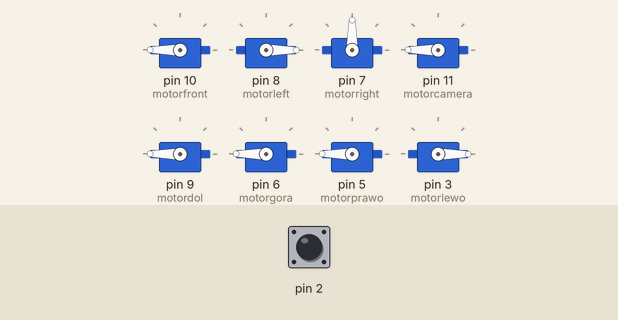
The sketch below on a simulated Arduino Uno, built with avr-gcc and run on an emulated ATmega328P. Parts: 8 × servo. Inputs (shaded band) come from the test bench; at power-on: pin 2 HIGH. What the sketch prints to the serial monitor is not drawn.

Above: at 1.2 s.
1.3 s: pin 2 driven LOW
4.3 s: pin 2 pulsed HIGH 2 times (0.12 s each, 0.3 s apart)
Timing chart, 0 to 7.3 s (numbered marks = the images above; inputs shaded):
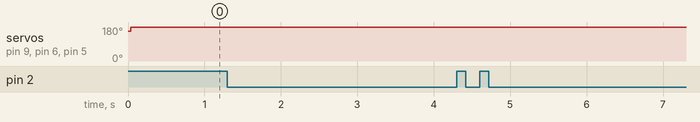

Measured:
- after the input at 1.3 s, every drawn part: stays the same
- after the input at 4.3 s, every drawn part: stays the same

The sketch:

thisistheone.ino
```cpp
unsigned long int ft, lt, x, tfail;
int ch, chx[9][13];
const int idx   = 10;
const int total = 11;
const int val   = 12; //End of specifying the integers for ppm signal reading

int valLUP;
int valRUP;
int valLLR;
int valCAM;
int varDOL;
int varGOR;
int varPRA;
int varLEW;
int conDOL = 90;
int conGOR = 90;
int conPRA = 90;
int conLEW = 90;


#include <Servo.h>;
Servo motorfront;
Servo motorleft;
Servo motorright;
Servo motorcamera;
Servo motorlapa;
Servo motordol;
Servo motorgora;
Servo motorprawo;
Servo motorlewo;


void setup() {
  Serial.begin(9600);

  ft=0; lt=0; x=0; tfail=0; ch=0;
for (int i=0; i<9; i++) {
for (int j=0; j<13; j++) {
      chx[i][j]=0;
    }
  }
pinMode(2, INPUT_PULLUP);
attachInterrupt(digitalPinToInterrupt(2), decodePPM, FALLING);
}


void decodePPM() {
  lt    = micros();
  tfail = millis();
  x     = lt-ft;
  ft    = lt;
if (x>3000) {
    ch          = 0;
    chx[0][val] = x;
  } else {
    ch+=1;
int indx       = chx[ch][idx];
    chx[ch][total] = chx[ch][total] - chx[ch][indx];
    chx[ch][indx]  = x;
    chx[ch][total] = chx[ch][total] + chx[ch][indx];
    chx[ch][idx]   = chx[ch][idx] + 1;
if (chx[ch][idx]>9) {
      chx[ch][idx] = 0;
    }
    chx[ch][val] = chx[ch][total]/10;
  }
}                                              //end of code for ppm reading


void loop() {
 if ((millis()-tfail)>500) {
    Serial.println("Disconnect");
  } else {
    //Serial.print(chx[0][val]);Serial.print("\t");
    //Serial.print(chx[1][val]);Serial.print("\t");
    //Serial.print(chx[2][val]);Serial.print("\t");
    //Serial.print(chx[3][val]);Serial.print("\t");
    //Serial.print(chx[4][val]);Serial.print("\t");
    //Serial.print(chx[5][val]);Serial.print("\t");
    //Serial.print(chx[6][val]);Serial.print("\t");
    //Serial.print(chx[7][val]);Serial.print("\t");
    //Serial.println(chx[8][val]);Serial.print("\t");
   // delay(6000);
 }
motorfront.attach(10,1000,2000);                 //beggining of the code for controling motors
motorleft.attach(8,1000,2000) ;
motorright.attach(7,1000,2000);
motorcamera.attach(11,500,2500);
motordol.attach(9,500,2500);
motorgora.attach(6,500,2500);
motorprawo.attach(5,500,2500);
motorlewo.attach(3,500,2500);
//valLUP = chx[3][val]; //LUP - left up down,   RUP - right up down,   LLR - Left left right,   RLR - Right left right
//valRUP = chx[2][val];
//valLLR = chx[4][val];

valLLR = map(chx[4][val], 1000, 2000, 0, 180);
valRUP = map(chx[2][val], 1000, 2000, 0, 180);
valLUP = map(chx[3][val], 1000, 2000, 0, 180);
valCAM = map(chx[5][val], 1000, 2000, 0, 180);
varDOL = map(chx[6][val], 1000, 2000, 0, 180);
varGOR = map(chx[7][val], 1000, 2000, 0, 180);
varPRA = map(chx[8][val], 1000, 2000, 0, 180);
varLEW = map(chx[9][val], 1000, 2000, 0, 180);

motorfront.write(180-valLUP);
motorcamera.write(180-valCAM);
motorleft.write(valRUP+(valLLR-90));
motorright.write(valRUP-(valLLR-90));

conDOL = constrain(conDOL,0, 180);
conDOL=conDOL+(90-varDOL)/4;
motordol.write(conDOL);

conGOR = constrain(conGOR,0, 180);
conGOR=conGOR+(90-varGOR)/4;
motorgora.write(conGOR);

conPRA = constrain(conPRA,0, 180);
conPRA=conPRA+(90-varPRA)/4;
motorprawo.write(conPRA);

conLEW = constrain(conLEW,0, 180);
conLEW=conLEW+(90-varLEW)/4;
motorlewo.write(conLEW);


Serial.print(" left : ");
Serial.print(valRUP+(valLLR-90));
Serial.print(" right : ");
Serial.print(valRUP-(valLLR-90));
Serial.print(" front : ");
Serial.print(180-valLUP);
Serial.print(" camera : ");
Serial.print(180-valCAM);
Serial.print(" dol : ");
Serial.print(conDOL);
Serial.print(" gora : ");
Serial.print(conGOR);
Serial.print(" prawo : ");
Serial.print(conPRA);
Serial.print(" lewo : ");
Serial.println(conLEW);

//delay(3000);
}
```
